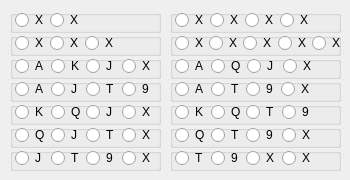
        <widget class="QWidget" name="nsOpenNT">
         <widget class="QWidget" name="layoutWidget">
          <property name="geometry">
           <rect>
            <x>10</x>
            <y>10</y>
            <width>151</width>
            <height>161</height>
           </rect>
          </property>
          <layout class="QVBoxLayout" name="verticalLayout_49">
           <property name="spacing">
            <number>0</number>
           </property>
           <item>
            <widget class="QGroupBox" name="groupBox_49">
             <property name="title">
              <string/>
             </property>
             <widget class="QWidget" name="layoutWidget_36">
              <property name="geometry">
               <rect>
                <x>0</x>
                <y>0</y>
                <width>74</width>
                <height>20</height>
               </rect>
              </property>
              <layout class="QHBoxLayout" name="horizontalLayout_42">
               <property name="leftMargin">
                <number>5</number>
               </property>
               <property name="rightMargin">
                <number>5</number>
               </property>
               <item>
                <widget class="QRadioButton" name="Xxnnt">
                 <property name="text">
                  <string>X</string>
                 </property>
                </widget>
               </item>
               <item>
                <widget class="QRadioButton" name="xXnnt">
                 <property name="text">
                  <string>X</string>
                 </property>
                </widget>
               </item>
              </layout>
             </widget>
            </widget>
           </item>
           <item>
            <widget class="QGroupBox" name="groupBox_48">
             <property name="title">
              <string/>
             </property>
             <widget class="QWidget" name="layoutWidget_35">
              <property name="geometry">
               <rect>
                <x>0</x>
                <y>0</y>
                <width>109</width>
                <height>20</height>
               </rect>
              </property>
              <layout class="QHBoxLayout" name="horizontalLayout_41">
               <property name="leftMargin">
                <number>5</number>
               </property>
               <property name="rightMargin">
                <number>5</number>
               </property>
               <item>
                <widget class="QRadioButton" name="Xxxnnt">
                 <property name="text">
                  <string>X</string>
                 </property>
                </widget>
               </item>
               <item>
                <widget class="QRadioButton" name="xXxnnt">
                 <property name="text">
                  <string>X</string>
                 </property>
                </widget>
               </item>
               <item>
                <widget class="QRadioButton" name="xxXnnt">
                 <property name="text">
                  <string>X</string>
                 </property>
                </widget>
               </item>
              </layout>
             </widget>
            </widget>
           </item>
           <item>
            <widget class="QGroupBox" name="groupBox_77">
             <property name="title">
              <string/>
             </property>
             <widget class="QWidget" name="layoutWidget_63">
              <property name="geometry">
               <rect>
                <x>0</x>
                <y>0</y>
                <width>146</width>
                <height>20</height>
               </rect>
              </property>
              <layout class="QHBoxLayout" name="horizontalLayout_70">
               <property name="leftMargin">
                <number>5</number>
               </property>
               <property name="rightMargin">
                <number>5</number>
               </property>
               <item>
                <widget class="QRadioButton" name="Akjxnnt">
                 <property name="text">
                  <string>A</string>
                 </property>
                </widget>
               </item>
               <item>
                <widget class="QRadioButton" name="aKjxnnt">
                 <property name="text">
                  <string>K</string>
                 </property>
                </widget>
               </item>
               <item>
                <widget class="QRadioButton" name="akJxnnt">
                 <property name="text">
                  <string>J</string>
                 </property>
                </widget>
               </item>
               <item>
                <widget class="QRadioButton" name="akjXnnt">
                 <property name="text">
                  <string>X</string>
                 </property>
                </widget>
               </item>
              </layout>
             </widget>
            </widget>
           </item>
           <item>
            <widget class="QGroupBox" name="groupBox_78">
             <property name="title">
              <string/>
             </property>
             <widget class="QWidget" name="layoutWidget_64">
              <property name="geometry">
               <rect>
                <x>0</x>
                <y>0</y>
                <width>146</width>
                <height>20</height>
               </rect>
              </property>
              <layout class="QHBoxLayout" name="horizontalLayout_71">
               <property name="leftMargin">
                <number>5</number>
               </property>
               <property name="rightMargin">
                <number>5</number>
               </property>
               <item>
                <widget class="QRadioButton" name="Ajtnnnt">
                 <property name="text">
                  <string>A</string>
                 </property>
                </widget>
               </item>
               <item>
                <widget class="QRadioButton" name="aJtnnnt">
                 <property name="text">
                  <string>J</string>
                 </property>
                </widget>
               </item>
               <item>
                <widget class="QRadioButton" name="ajTnnnn">
                 <property name="text">
                  <string>T</string>
                 </property>
                </widget>
               </item>
               <item>
                <widget class="QRadioButton" name="ajtNnnt">
                 <property name="text">
                  <string>9</string>
                 </property>
                </widget>
               </item>
              </layout>
             </widget>
            </widget>
           </item>
           <item>
            <widget class="QGroupBox" name="groupBox_79">
             <property name="title">
              <string/>
             </property>
             <widget class="QWidget" name="layoutWidget_65">
              <property name="geometry">
               <rect>
                <x>0</x>
                <y>0</y>
                <width>146</width>
                <height>20</height>
               </rect>
              </property>
              <layout class="QHBoxLayout" name="horizontalLayout_72">
               <property name="leftMargin">
                <number>5</number>
               </property>
               <property name="rightMargin">
                <number>5</number>
               </property>
               <item>
                <widget class="QRadioButton" name="Kqjxnnt">
                 <property name="text">
                  <string>K</string>
                 </property>
                </widget>
               </item>
               <item>
                <widget class="QRadioButton" name="kQjxnnt">
                 <property name="text">
                  <string>Q</string>
                 </property>
                </widget>
               </item>
               <item>
                <widget class="QRadioButton" name="kqJxnnt">
                 <property name="text">
                  <string>J</string>
                 </property>
                </widget>
               </item>
               <item>
                <widget class="QRadioButton" name="kqjXnnt">
                 <property name="text">
                  <string>X</string>
                 </property>
                </widget>
               </item>
              </layout>
             </widget>
            </widget>
           </item>
           <item>
            <widget class="QGroupBox" name="groupBox_80">
             <property name="title">
              <string/>
             </property>
             <widget class="QWidget" name="layoutWidget_66">
              <property name="geometry">
               <rect>
                <x>0</x>
                <y>0</y>
                <width>146</width>
                <height>20</height>
               </rect>
              </property>
              <layout class="QHBoxLayout" name="horizontalLayout_73">
               <property name="leftMargin">
                <number>5</number>
               </property>
               <property name="rightMargin">
                <number>5</number>
               </property>
               <item>
                <widget class="QRadioButton" name="Qktxnnt">
                 <property name="text">
                  <string>Q</string>
                 </property>
                </widget>
               </item>
               <item>
                <widget class="QRadioButton" name="qKtxnnt">
                 <property name="text">
                  <string>J</string>
                 </property>
                </widget>
               </item>
               <item>
                <widget class="QRadioButton" name="qkTxnnt">
                 <property name="text">
                  <string>T</string>
                 </property>
                </widget>
               </item>
               <item>
                <widget class="QRadioButton" name="qktXnnt">
                 <property name="text">
                  <string>X</string>
                 </property>
                </widget>
               </item>
              </layout>
             </widget>
            </widget>
           </item>
           <item>
            <widget class="QGroupBox" name="groupBox_53">
             <property name="title">
              <string/>
             </property>
             <widget class="QWidget" name="layoutWidget_40">
              <property name="geometry">
               <rect>
                <x>0</x>
                <y>0</y>
                <width>146</width>
                <height>20</height>
               </rect>
              </property>
              <layout class="QHBoxLayout" name="horizontalLayout_46">
               <property name="leftMargin">
                <number>5</number>
               </property>
               <property name="rightMargin">
                <number>5</number>
               </property>
               <item>
                <widget class="QRadioButton" name="Jtnxnnt">
                 <property name="text">
                  <string>J</string>
                 </property>
                </widget>
               </item>
               <item>
                <widget class="QRadioButton" name="jTnxnnt">
                 <property name="text">
                  <string>T</string>
                 </property>
                </widget>
               </item>
               <item>
                <widget class="QRadioButton" name="jtNxnnt">
                 <property name="text">
                  <string>9</string>
                 </property>
                </widget>
               </item>
               <item>
                <widget class="QRadioButton" name="jtnXnnt">
                 <property name="text">
                  <string>X</string>
                 </property>
                </widget>
               </item>
              </layout>
             </widget>
            </widget>
           </item>
          </layout>
         </widget>
         <widget class="QWidget" name="layoutWidget">
          <property name="geometry">
           <rect>
            <x>170</x>
            <y>10</y>
            <width>171</width>
            <height>161</height>
           </rect>
          </property>
          <layout class="QVBoxLayout" name="verticalLayout_50">
           <property name="spacing">
            <number>0</number>
           </property>
           <item>
            <widget class="QGroupBox" name="groupBox_54">
             <property name="title">
              <string/>
             </property>
             <widget class="QWidget" name="layoutWidget_41">
              <property name="geometry">
               <rect>
                <x>0</x>
                <y>0</y>
                <width>144</width>
                <height>20</height>
               </rect>
              </property>
              <layout class="QHBoxLayout" name="horizontalLayout_47">
               <property name="leftMargin">
                <number>5</number>
               </property>
               <property name="rightMargin">
                <number>5</number>
               </property>
               <item>
                <widget class="QRadioButton" name="Xxxxnnt">
                 <property name="text">
                  <string>X</string>
                 </property>
                </widget>
               </item>
               <item>
                <widget class="QRadioButton" name="xXxxnnt">
                 <property name="text">
                  <string>X</string>
                 </property>
                </widget>
               </item>
               <item>
                <widget class="QRadioButton" name="xxXxnnt">
                 <property name="text">
                  <string>X</string>
                 </property>
                </widget>
               </item>
               <item>
                <widget class="QRadioButton" name="xxxXnnt">
                 <property name="text">
                  <string>X</string>
                 </property>
                </widget>
               </item>
              </layout>
             </widget>
            </widget>
           </item>
           <item>
            <widget class="QGroupBox" name="groupBox_58">
             <property name="title">
              <string/>
             </property>
             <widget class="QWidget" name="layoutWidget">
              <property name="geometry">
               <rect>
                <x>5</x>
                <y>0</y>
                <width>171</width>
                <height>20</height>
               </rect>
              </property>
              <layout class="QHBoxLayout" name="horizontalLayout_51">
               <property name="spacing">
                <number>0</number>
               </property>
               <item>
                <widget class="QRadioButton" name="Xxxxxnnt">
                 <property name="text">
                  <string>X</string>
                 </property>
                </widget>
               </item>
               <item>
                <widget class="QRadioButton" name="xXxxxnnt">
                 <property name="text">
                  <string>X</string>
                 </property>
                </widget>
               </item>
               <item>
                <widget class="QRadioButton" name="xxXxxnnt">
                 <property name="text">
                  <string>X</string>
                 </property>
                </widget>
               </item>
               <item>
                <widget class="QRadioButton" name="xxxXxnnt">
                 <property name="text">
                  <string>X</string>
                 </property>
                </widget>
               </item>
               <item>
                <widget class="QRadioButton" name="xxxxXnnt">
                 <property name="text">
                  <string>X</string>
                 </property>
                </widget>
               </item>
              </layout>
             </widget>
            </widget>
           </item>
           <item>
            <widget class="QGroupBox" name="groupBox_75">
             <property name="title">
              <string/>
             </property>
             <widget class="QWidget" name="layoutWidget_60">
              <property name="geometry">
               <rect>
                <x>0</x>
                <y>0</y>
                <width>147</width>
                <height>20</height>
               </rect>
              </property>
              <layout class="QHBoxLayout" name="horizontalLayout_68">
               <property name="leftMargin">
                <number>5</number>
               </property>
               <property name="rightMargin">
                <number>5</number>
               </property>
               <item>
                <widget class="QRadioButton" name="Aqjxnnt">
                 <property name="text">
                  <string>A</string>
                 </property>
                </widget>
               </item>
               <item>
                <widget class="QRadioButton" name="aQjxnnt">
                 <property name="text">
                  <string>Q</string>
                 </property>
                </widget>
               </item>
               <item>
                <widget class="QRadioButton" name="aqJxnnt">
                 <property name="text">
                  <string>J</string>
                 </property>
                </widget>
               </item>
               <item>
                <widget class="QRadioButton" name="aqjXnnt">
                 <property name="text">
                  <string>X</string>
                 </property>
                </widget>
               </item>
              </layout>
             </widget>
            </widget>
           </item>
           <item>
            <widget class="QGroupBox" name="groupBox_56">
             <property name="title">
              <string/>
             </property>
             <widget class="QWidget" name="layoutWidget_43">
              <property name="geometry">
               <rect>
                <x>0</x>
                <y>0</y>
                <width>145</width>
                <height>20</height>
               </rect>
              </property>
              <layout class="QHBoxLayout" name="horizontalLayout_49">
               <property name="leftMargin">
                <number>5</number>
               </property>
               <property name="rightMargin">
                <number>5</number>
               </property>
               <item>
                <widget class="QRadioButton" name="Atnxnnt">
                 <property name="text">
                  <string>A</string>
                 </property>
                </widget>
               </item>
               <item>
                <widget class="QRadioButton" name="aTnxnnt">
                 <property name="text">
                  <string>T</string>
                 </property>
                </widget>
               </item>
               <item>
                <widget class="QRadioButton" name="atNxnnt">
                 <property name="text">
                  <string>9</string>
                 </property>
                </widget>
               </item>
               <item>
                <widget class="QRadioButton" name="atnXnnt">
                 <property name="text">
                  <string>X</string>
                 </property>
                </widget>
               </item>
              </layout>
             </widget>
            </widget>
           </item>
           <item>
            <widget class="QGroupBox" name="groupBox_46">
             <property name="title">
              <string/>
             </property>
             <widget class="QWidget" name="layoutWidget_33">
              <property name="geometry">
               <rect>
                <x>0</x>
                <y>0</y>
                <width>146</width>
                <height>20</height>
               </rect>
              </property>
              <layout class="QHBoxLayout" name="horizontalLayout_39">
               <property name="leftMargin">
                <number>5</number>
               </property>
               <property name="rightMargin">
                <number>5</number>
               </property>
               <item>
                <widget class="QRadioButton" name="Kqtnnnt">
                 <property name="text">
                  <string>K</string>
                 </property>
                </widget>
               </item>
               <item>
                <widget class="QRadioButton" name="kQtnnnt">
                 <property name="text">
                  <string>Q</string>
                 </property>
                </widget>
               </item>
               <item>
                <widget class="QRadioButton" name="kqTnnnt">
                 <property name="text">
                  <string>T</string>
                 </property>
                </widget>
               </item>
               <item>
                <widget class="QRadioButton" name="kqtNnnt">
                 <property name="text">
                  <string>9</string>
                 </property>
                </widget>
               </item>
              </layout>
             </widget>
            </widget>
           </item>
           <item>
            <widget class="QGroupBox" name="groupBox_59">
             <property name="title">
              <string/>
             </property>
             <widget class="QWidget" name="layoutWidget_46">
              <property name="geometry">
               <rect>
                <x>0</x>
                <y>0</y>
                <width>146</width>
                <height>20</height>
               </rect>
              </property>
              <layout class="QHBoxLayout" name="horizontalLayout_52">
               <property name="leftMargin">
                <number>5</number>
               </property>
               <property name="rightMargin">
                <number>5</number>
               </property>
               <item>
                <widget class="QRadioButton" name="Qtnxnnt">
                 <property name="text">
                  <string>Q</string>
                 </property>
                </widget>
               </item>
               <item>
                <widget class="QRadioButton" name="qTnxnnt">
                 <property name="text">
                  <string>T</string>
                 </property>
                </widget>
               </item>
               <item>
                <widget class="QRadioButton" name="qtNxnnt">
                 <property name="text">
                  <string>9</string>
                 </property>
                </widget>
               </item>
               <item>
                <widget class="QRadioButton" name="qtnXnnt">
                 <property name="text">
                  <string>X</string>
                 </property>
                </widget>
               </item>
              </layout>
             </widget>
            </widget>
           </item>
           <item>
            <widget class="QGroupBox" name="groupBox_76">
             <property name="title">
              <string/>
             </property>
             <widget class="QWidget" name="layoutWidget_62">
              <property name="geometry">
               <rect>
                <x>0</x>
                <y>0</y>
                <width>146</width>
                <height>20</height>
               </rect>
              </property>
              <layout class="QHBoxLayout" name="horizontalLayout_69">
               <property name="leftMargin">
                <number>5</number>
               </property>
               <property name="rightMargin">
                <number>5</number>
               </property>
               <item>
                <widget class="QRadioButton" name="Tnxxnnt">
                 <property name="text">
                  <string>T</string>
                 </property>
                </widget>
               </item>
               <item>
                <widget class="QRadioButton" name="tNxxnnt">
                 <property name="text">
                  <string>9</string>
                 </property>
                </widget>
               </item>
               <item>
                <widget class="QRadioButton" name="tnXxnnt">
                 <property name="text">
                  <string>X</string>
                 </property>
                </widget>
               </item>
               <item>
                <widget class="QRadioButton" name="tnxXnnt">
                 <property name="text">
                  <string>X</string>
                 </property>
                </widget>
               </item>
              </layout>
             </widget>
            </widget>
           </item>
          </layout>
         </widget>
        </widget>
